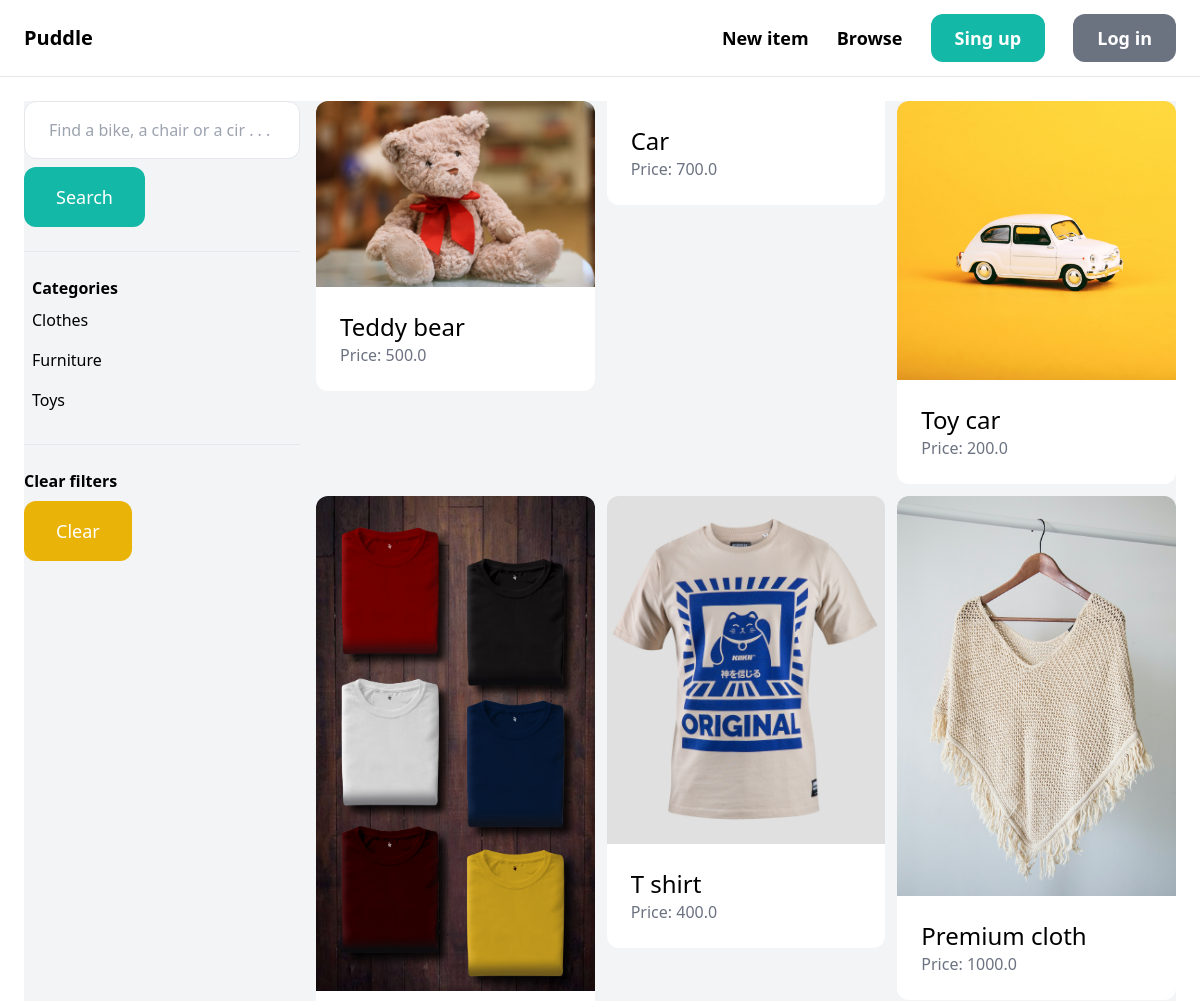
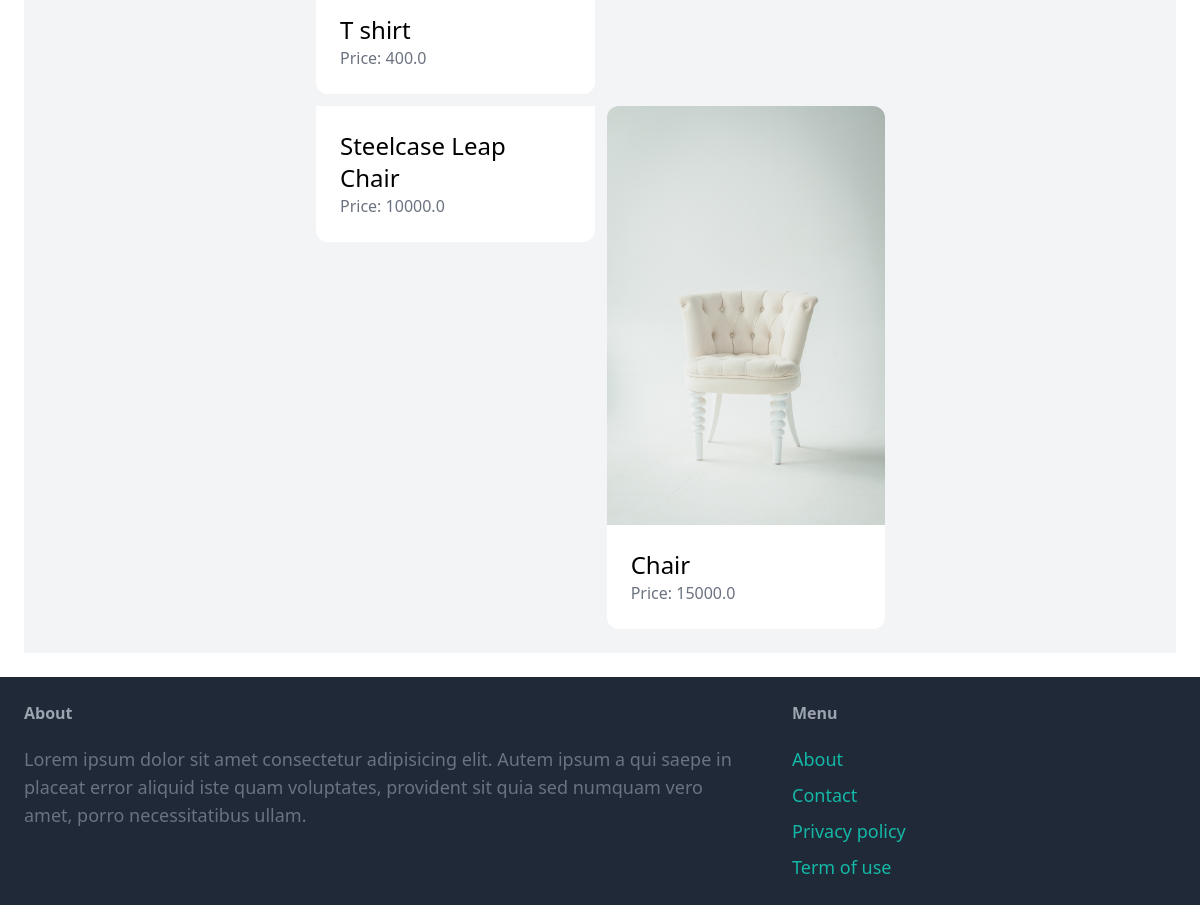
The app's page /items/ with its own data (2 pictures, top to bottom).
### item/models.py (models this page shows, shortened)
class Catagory(models.Model):
    name=models.CharField(max_length=250)
    class Meta:
        ordering=('name',)
        verbose_name_plural='Catagories'

class Item(models.Model):
    catagory=models.ForeignKey(Catagory,related_name='items',on_delete=models.CASCADE)
    name=models.CharField( max_length=250)
    description=models.TextField(blank=True,null=True)
    price=models.FloatField()
    image=models.ImageField( upload_to='item_images', blank=True,null=True)
    is_sold=models.BooleanField(default=False)
    created_by=models.ForeignKey(User,related_name='items',on_delete=models.CASCADE)
    created_at=models.DateField(auto_now_add=True)

### item/views.py (the view)
# urls.py: path("", views.items, name="items"),
def items(request):
    query=request.GET.get('query','')
    catagories=Catagory.objects.all()
    catagory_id=request.GET.get('catagory',0)
    items=Item.objects.filter(is_sold=False)
    if catagory_id:
        items = items.filter(catagory_id=catagory_id)
    if query:
        items = items.filter(Q(name__icontains=query)| Q(description__icontains=query))
    return render(request,'item/items.html',{
        'items':items,
        'query':query,
        'catagories':catagories,
        'catagory_id':int(catagory_id),
    })

### item/templates/item/items.html (shortened to what this page needs)
{% extends 'core/base.html' %}
{% block content %}
<div class="pb-6 grid grid-cols-4 gap-4 bg-gray-100">
    <div class="col-span-1">
        <form method="get" action="{% url 'item:items' %}">
            <input type="text" class="w-full py-4 px-6 border rounded-xl" name="query" value="{{ query }}" placeholder="Find a bike, a chair or a cir . . .">
            <button class="mt-2 py-4 px-8 text-lg bg-teal-500 text-white rounded-xl">Search</button>
        </form>
        <hr class="my-6">
        <p class="font-semibold px-2">Categories</p>
        <ul>
            {% for catagory in catagories %}
            <li class="py-2 px-2 rounded-xl {% if catagory.id == catagory_id %}bg-gray-200{% endif %} ">
                <a href="{% url 'item:items'%}?query={{query}}&catagory={{catagory.id}}">{{catagory.name}}</a>
            </li>
            {% endfor %}
        </ul>
        <hr class="my-6">
        <p class="font-semibold">Clear filters</p>
        <ul>
            <li><a href="{% url 'item:items' %}" class="mt-2 py-4 px-8 inline-block bg-yellow-500 text-lg text-white rounded-xl">Clear</a></li>
        </ul>
    </div>
    <div class="col-span-3">
        <div class="grid grid-cols-3 gap-3">
            {% for item in items  %}
            <div>
                <a href="{% url 'item:detail' item.id %}">
                    <div>
                        <img src="{{item.image.url}}" class="rounded-t-xl" alt="">
                    </div>
                    <div class="p-6 bg-white rounded-b-xl">
                        <h2 class="text-2xl">{{item.name}}</h2>
                        <p class="text-gray-500">Price: {{item.price}}</p>
                    </div>
                 </a>
            </div>
            {% endfor %}
        </div>
    </div>
</div>
{% endblock content %}

### records on screen
Catagory: name "Clothes"
Catagory: name "Furniture"
Catagory: name "Toys"
Item: image (picture), name "Teddy bear", price "500.0"
Item: name "Car", price "700.0"
Item: image (picture), name "Toy car", price "200.0"
Item: image (picture), name "T shirt", price "400.0"
Item: image (picture), name "T shirt", price "400.0"
Item: image (picture), name "Premium cloth", price "1000.0"
Item: name "Steelcase Leap Chair", price "10000.0"
Item: image (picture), name "Chair", price "15000.0"
